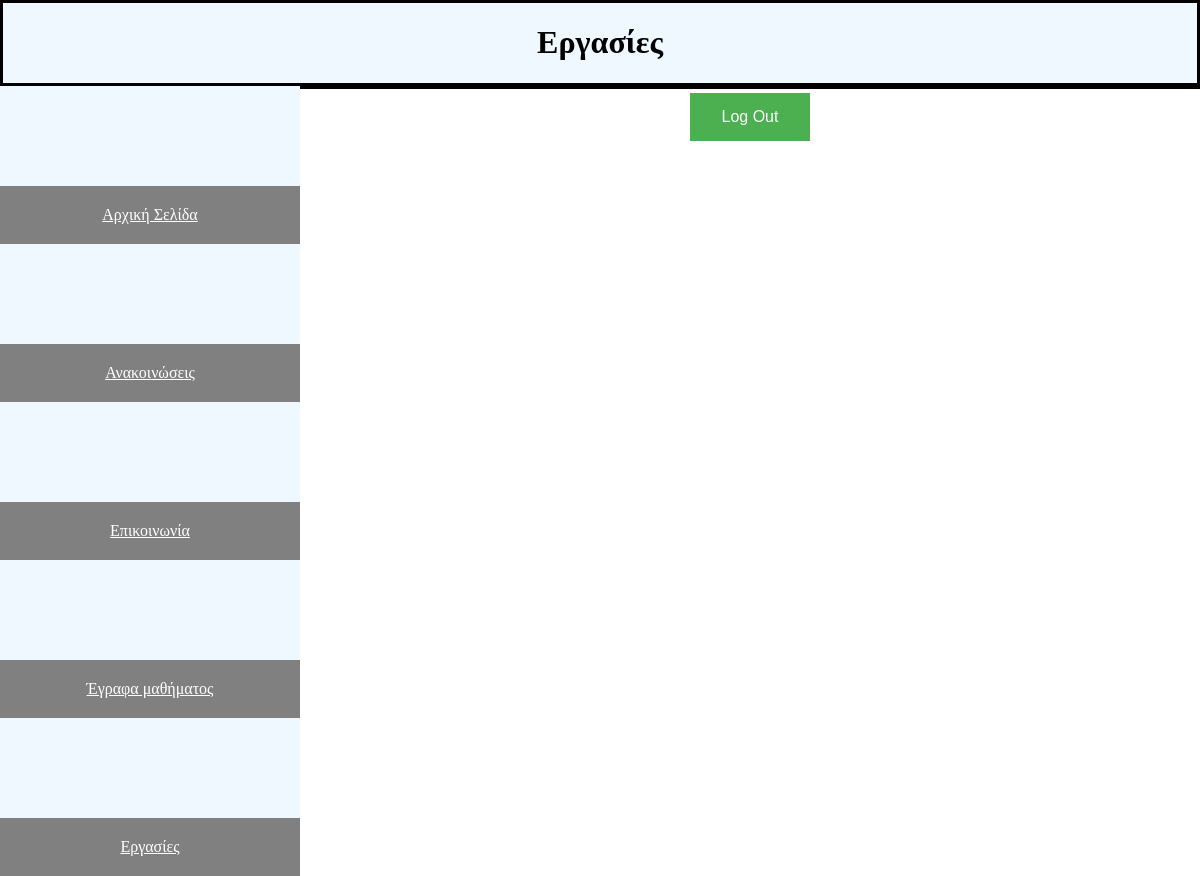
Before: /homework.php (signed in) with the older database file.
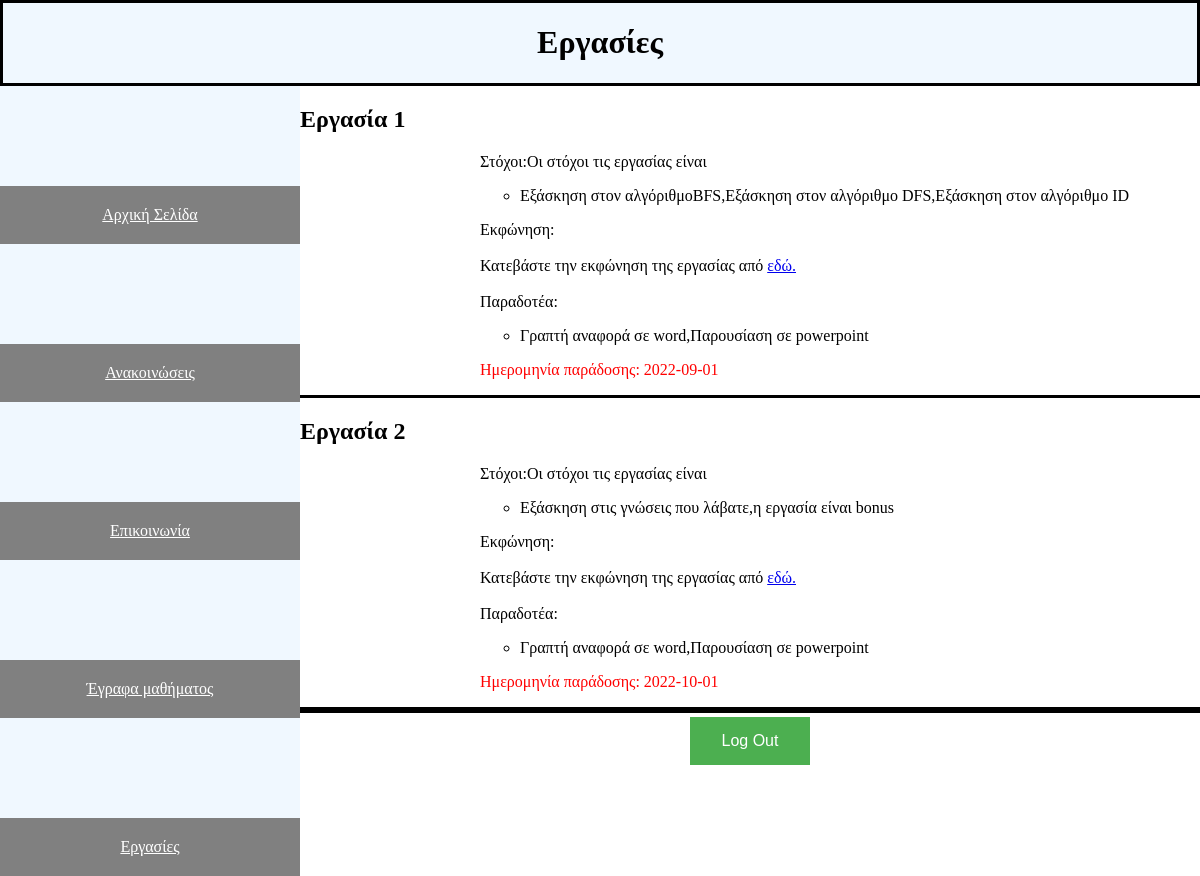
After: the same page with the newer database file.
### tables this page shows
CREATE TABLE `homework` (
  `Number` int(11) NOT NULL,
  `Goal` varchar(225) NOT NULL,
  `Subject` varchar(225) NOT NULL,
  `Delivered` varchar(225) NOT NULL,
  `Date` date NOT NULL
);

### homework.php (the view, shortened to what this page needs)
<?php
    include "functions.php";
    $sql = "SELECT * FROM homework";
    $result = mysqli_query($conn, $sql);
?>
<!DOCTYPE html>
<html lang="el">
    <head>
        <link rel="stylesheet" href="style.css">
    </head>
    <body>
        <header>
            <h1>Εργασίες</h1>
        </header>
        <div class="container">
            <div class="sidebar">
                <a href="index.php" class="button">Αρχική Σελίδα</a>
                <a href="announcements.php" class="button">Ανακοινώσεις</a>
                <a href="communication.php" class="button">Επικοινωνία</a>
                <a href="documents.php" class="button">Έγραφα μαθήματος</a>
                <a href="homework.php" class="button">Εργασίες</a>
            </div>
            <div class="main-border">
                <div class="border-bottom">
                    <?php
                        while($row = mysqli_fetch_assoc($result)){
                    ?>
                    <div class="border-bottom">
                        <h2>Εργασία <?php echo $row["Number"];
                        ?></h2>
                        <div class="inner-text-for-hm">
                            <pa>Στόχοι:Οι στόχοι τις εργασίας είναι</pa>
                            <ul class="text-list">
                                <li><?php echo $row["Goal"];?></li>
                            </ul>
                            <pa>Εκφώνηση:</pa>
                            <br>
                            <br>
                            <pa> Κατεβάστε την εκφώνηση της εργασίας από <a  href="./<?php echo $row['Subject']?>">εδώ.</a> </pa>
                            <br>
                            <br>
                            <pa>Παραδοτέα: </pa>
                            <ul class="text-list">
                                <li><?php echo $row["Delivered"];?></li>
                            </ul>
                            <p style="color:red">Ημερομηνία παράδοσης: <?php echo $row["Date"];?></p>
                        </div>
                    </div>
                        <?php
                            }
                        ?>
                </div>
                <form action="logout.php" method="post">
                    <button type="submit" class="login-but" name="edit-users">Log Out</button>
                </form>
            </div>
        </div>
    </body>
</html>

Changed rows visible on the page:
added homework: Number "1", Goal "Εξάσκηση στον αλγόριθμοBFS,Εξάσκηση στον αλγόριθμο DFS,Εξάσκηση στον αλγόριθμο ID", Delivered "Γραπτή αναφορά σε word,Παρουσίαση σε powerpoint", Date "2022-09-01"
added homework: Number "2", Goal "Εξάσκηση στις γνώσεις που λάβατε,η εργασία είναι bonus", Delivered "Γραπτή αναφορά σε word,Παρουσίαση σε powerpoint", Date "2022-10-01"
